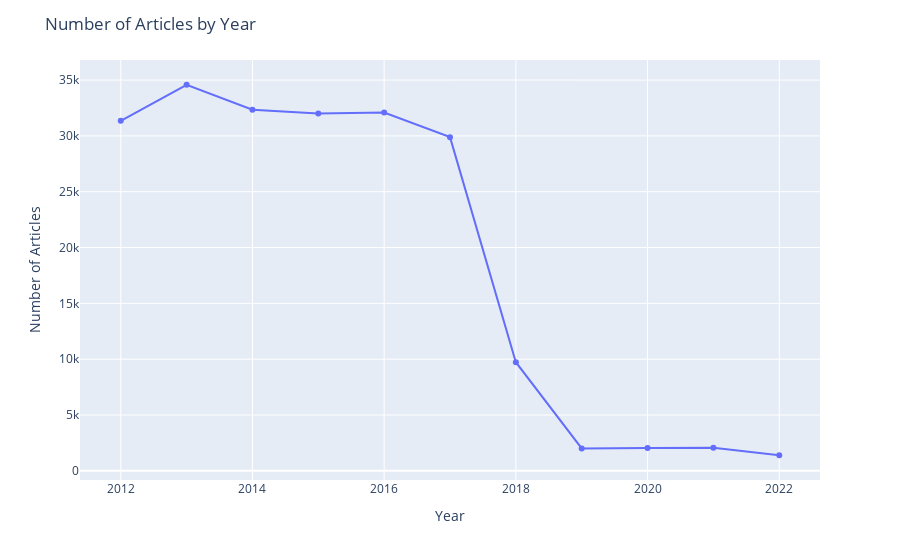

Notebook cell for this chart:
### Code cell
# Visualizing the trend in nmber of articles over the years

fig = px.line(articles_by_year, x="year", y="count", markers=True)

# Update the layout
fig.update_layout(
    xaxis_title="Year",
    yaxis_title="Number of Articles",
    title="Number of Articles by Year",
    showlegend=False,
)

# Show the plot
fig.show()

### Figure 1 — Plotly figure (JSON) as saved in the notebook; plotly's stock layout.template omitted (floating-point values rounded to 4 significant figures)
{"data": [{"hovertemplate": "year=%{x}<br>count=%{y}<extra></extra>", "legendgroup": "", "line": {"color": "#636efa", "dash": "solid"}, "marker": {"symbol": "circle"}, "mode": "markers+lines", "name": "", "orientation": "v", "showlegend": false, "type": "scatter", "x": [2012, 2013, 2014, 2015, 2016, 2017, 2018, 2019, 2020, 2021, 2022], "xaxis": "x", "y": [31349, 34580, 32338, 32006, 32095, 29889, 9734, 2005, 2054, 2066, 1398], "yaxis": "y"}], "layout": {"legend": {"tracegroupgap": 0}, "margin": {"t": 60}, "showlegend": false, "title": {"text": "Number of Articles by Year"}, "xaxis": {"anchor": "y", "domain": [0, 1], "title": {"text": "Year"}}, "yaxis": {"anchor": "x", "domain": [0, 1], "title": {"text": "Number of Articles"}}}}
